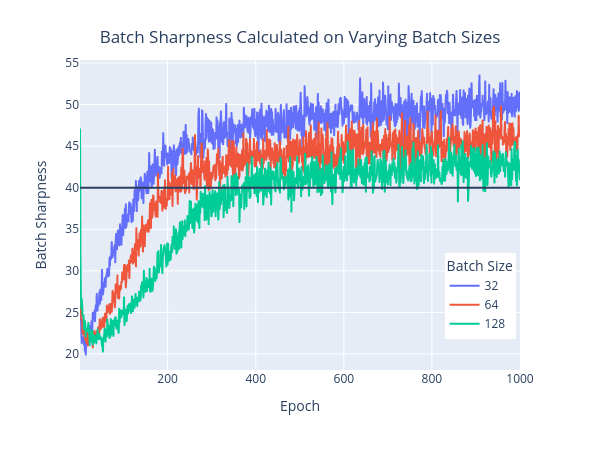

Notebook cell for this chart:
### Code cell
batch_map = {
             11: 16,
             12: 32,
             13: 64,
             14: 128,
             15: 256}

out = out[out['model_id'].isin([12,13,14])]
out['Batch Size'] = out['model_id'].map(batch_map)

fig = px.line(out, x='epoch', y='sharpness_H_batch', color='Batch Size')
fig.add_hline(2/0.05)

fig.update_layout(
    xaxis_title="Epoch",
    yaxis_title="Batch Sharpness",
    title={
        'text': "Batch Sharpness Calculated on Varying Batch Sizes",
        'y': 0.93,
        'x': 0.5,
        'xanchor': 'center',
        'yanchor': 'top'
    },
    legend=dict(
        yanchor="bottom",
        y=0.1, # position the top anchor near the top of the plot
        xanchor="right",
        x=0.99  # position the left anchor near the left of the plot
    ),
    height=450,
    width=600,
)

fig.show()
fig.write_html(Path("../plots/sgd_plots/sgd_batch_size_vs_batch_sharpness.html"))

### Figure 1 — Plotly figure (JSON) as saved in the notebook; plotly's stock layout.template omitted (floating-point values rounded to 4 significant figures; data arrays with more than 128 entries replaced by an {"elided": "..."} marker saying what was removed)
{"data": [{"hovertemplate": "Batch Size=32<br>epoch=%{x}<br>sharpness_H_batch=%{y}<extra></extra>", "legendgroup": "32", "line": {"color": "#636efa", "dash": "solid"}, "marker": {"symbol": "circle"}, "mode": "lines", "name": "32", "showlegend": true, "x": {"elided": "1000 int values"}, "xaxis": "x", "y": {"elided": "1000 float values"}, "yaxis": "y", "type": "scattergl"}, {"hovertemplate": "Batch Size=64<br>epoch=%{x}<br>sharpness_H_batch=%{y}<extra></extra>", "legendgroup": "64", "line": {"color": "#EF553B", "dash": "solid"}, "marker": {"symbol": "circle"}, "mode": "lines", "name": "64", "showlegend": true, "x": {"elided": "1000 int values"}, "xaxis": "x", "y": {"elided": "1000 float values"}, "yaxis": "y", "type": "scattergl"}, {"hovertemplate": "Batch Size=128<br>epoch=%{x}<br>sharpness_H_batch=%{y}<extra></extra>", "legendgroup": "128", "line": {"color": "#00cc96", "dash": "solid"}, "marker": {"symbol": "circle"}, "mode": "lines", "name": "128", "showlegend": true, "x": {"elided": "1000 int values"}, "xaxis": "x", "y": {"elided": "1000 float values"}, "yaxis": "y", "type": "scattergl"}], "layout": {"xaxis": {"anchor": "y", "domain": [0.0, 1.0], "title": {"text": "Epoch"}}, "yaxis": {"anchor": "x", "domain": [0.0, 1.0], "title": {"text": "Batch Sharpness"}}, "legend": {"title": {"text": "Batch Size"}, "tracegroupgap": 0, "yanchor": "bottom", "y": 0.1, "xanchor": "right", "x": 0.99}, "margin": {"t": 60}, "shapes": [{"type": "line", "x0": 0, "x1": 1, "xref": "x domain", "y0": 40.0, "y1": 40.0, "yref": "y"}], "title": {"text": "Batch Sharpness Calculated on Varying Batch Sizes", "y": 0.93, "x": 0.5, "xanchor": "center", "yanchor": "top"}, "height": 450, "width": 600}}
